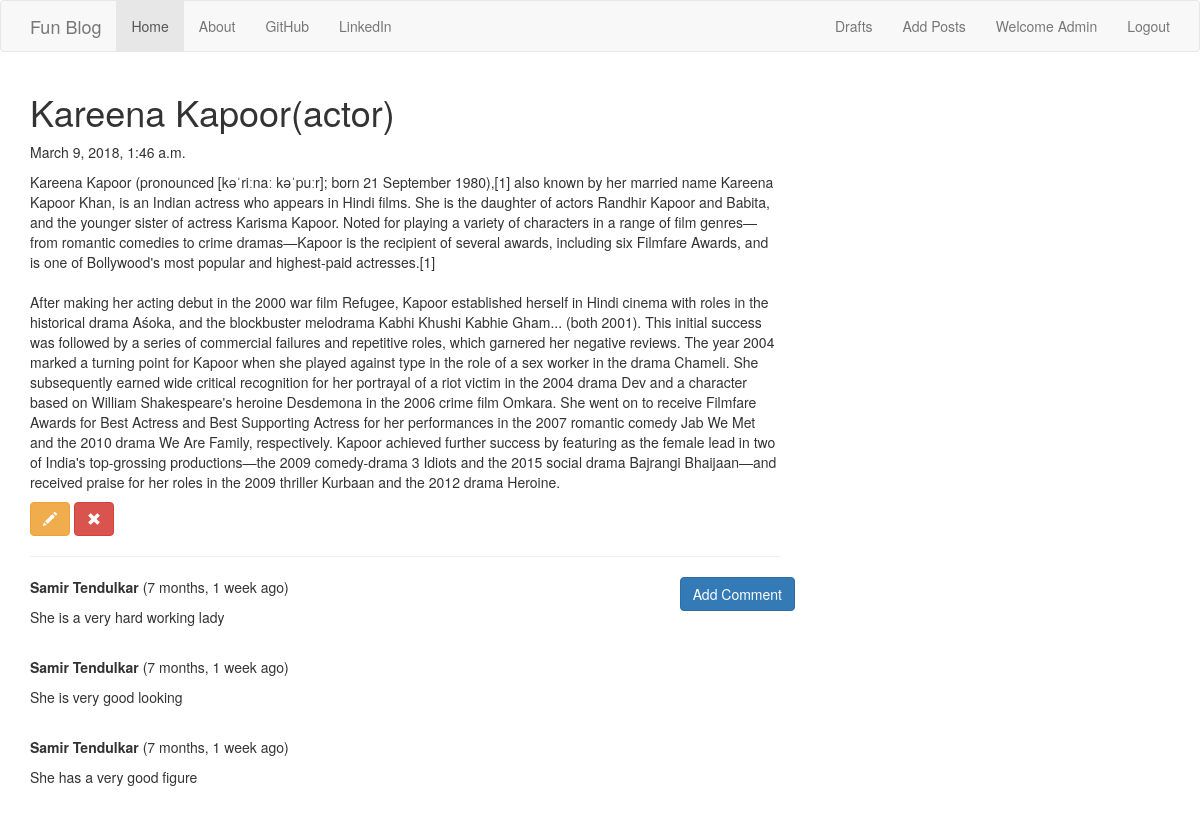
Screenshot of /3/ (signed in) with the database file from the repository.
### blog/models.py (models this page shows, shortened)
class Post(models.Model):
    author = models.ForeignKey('auth.User')
    title = models.CharField(max_length=250)
    text = models.TextField()
    created_date = models.DateTimeField(default=timezone.now)
    published_date = models.DateTimeField(blank=True, null=True)

class Comment(models.Model):
    post = models.ForeignKey(Post, related_name='comments')
    author = models.CharField(max_length=200)
    text = models.TextField()
    created_date = models.DateTimeField(default=timezone.now)
    approved_comment = models.BooleanField(default=False)
    def __str__(self):
        return self.text

### blog/views.py (the view)
# urls.py: url(r'^(?P<pk>\d+)/$', views.PostDetail.as_view(), name='detail'),
class PostDetail(DetailView):
    model = Post

### blog/templates/blog/post_detail.html (shortened to what this page needs)
{% extends 'blog/base.html' %}
{% block body %}
<h1>{{post.title}}</h1>
{% if post.published_date %}
    <p>{{post.published_date}}</p>
{% else %}
    <a class="btn btn-primary" href="{% url 'blog:post_publish' post.id %}">Publish</a>
{%endif%}
<p>{{post.text|safe|linebreaksbr}}</p>
{% if user.is_authenticated%}
<a href="{% url 'blog:post_edit' post.id %}" class="btn btn-warning"><span class="glyphicon glyphicon-pencil"></span></a>
<a href="{% url 'blog:post_delete' post.id %}" class="btn btn-danger"><span class="glyphicon glyphicon-remove"></span></a>
{% endif %}
<hr>
<a class="btn btn-primary comment_button" href="{% url 'blog:add_comment' post.id %}">Add Comment</a>
{% for comment in post.comments.all %}
<div>
{% if user.is_authenticated or post.approve_comments %}
<p>
    <strong>{{comment.author}}</strong>
    ({{comment.created_date|timesince}} ago)
</p>
    <p>{{comment|safe|linebreaksbr}}</p><br/>
{% endif %}
</div>
{% empty %}
    <p>Be the first to add a comment..</p>
{% endfor %}
{% endblock %}

### blog/templates/blog/base.html (shortened to what this page needs)
<!DOCTYPE html>
<html lang="en">
<head>
    {% load staticfiles %}
    <link rel="stylesheet" href="https://maxcdn.bootstrapcdn.com/bootstrap/3.3.7/css/bootstrap.min.css">
    <link rel="stylesheet" type="text/css" href="{% static 'blog/styles.css' %}" />
</head>
<body>
    <nav class="navbar navbar-default">
  <div class="container">
    <div class="navbar-header">
      <a class="navbar-brand" href="{% url 'blog:index' %}">Fun Blog</a>
    </div>
    <ul class="nav navbar-nav">
      <li class="active"><a href="{% url 'blog:index' %}">Home</a></li>
      <li><a href="{% url 'blog:about' %}">About</a></li>
      <li><a href="#">GitHub</a></li>
      <li><a href="#">LinkedIn</a></li>
    </ul>
      <ul class="nav navbar-nav navbar-right">
      <li><a href="{% url 'blog:post_drafts' %}">Drafts</a></li>
      <li><a href="{% url 'blog:post_add' %}">Add Posts</a></li>
          {% if user.is_authenticated %}
      <li><a>Welcome {{user|title}}</a></li>
      <li><a href="{% url 'logout' %}">Logout</a></li>
          {% else %}
      <li><a href="{% url 'login' %}">Login</a></li>
      <li><a href="#">Register</a></li>
          {% endif %}
    </ul>
  </div>
</nav>
    <div class="content container">
        <div class="row">
            <div class="col-md-8">
                {% block body %}
                {% endblock %}
            </div>
        </div>
    </div>
</body>
</html>

### blog/static/blog/styles.css (style rules this page uses)
.comment_button { position: absolute; right: 0; }

### rows the page displays
Post: title "Kareena Kapoor(actor)", published_date "March 9, 2018, 1:46 a.m.", text "Kareena Kapoor (pronounced [kəˈriːnaː kəˈpuːr]; born 21 September 1980),[1] also known by her married name Kareena Kapoor Khan, is an Indian actress who appears in Hindi films. She is the daughter of actors Randhir Kapoor and Babita, and the younger sister of actress Karisma Kapoor. Noted for playing a variety of characters in a range of film genres—from romantic comedies to crime dramas—Kapoor is the recipient of several awards, including six Filmfare Awards, and is one of Bollywood's most popular and highest-paid actresses.[1] After making her acting debut in the 2000 war film Refugee, Kapoor established herself in Hindi cinema with roles in the historical drama Aśoka, and the blockbuster…"
Comment: author "Samir Tendulkar", created_date "7 months, 1 week", text "She is a very hard working lady"
Comment: author "Samir Tendulkar", created_date "7 months, 1 week", text "She is very good looking"
Comment: author "Samir Tendulkar", created_date "7 months, 1 week", text "She has a very good figure"

### other values shown
{{ user|title }} "Admin"
